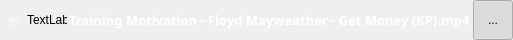
<?xml version="1.0" encoding="UTF-8"?>
<ui version="4.0">
 <class>Form_Layer_Item_Widget</class>
 <widget class="QWidget" name="Form_Layer_Item_Widget">
  <property name="geometry">
   <rect>
    <x>0</x>
    <y>0</y>
    <width>505</width>
    <height>40</height>
   </rect>
  </property>
  <property name="minimumSize">
   <size>
    <width>0</width>
    <height>40</height>
   </size>
  </property>
  <property name="maximumSize">
   <size>
    <width>16777215</width>
    <height>40</height>
   </size>
  </property>
  <property name="windowTitle">
   <string>Form</string>
  </property>
  <layout class="QGridLayout" name="gridLayout">
   <property name="leftMargin">
    <number>0</number>
   </property>
   <property name="topMargin">
    <number>0</number>
   </property>
   <property name="rightMargin">
    <number>0</number>
   </property>
   <property name="bottomMargin">
    <number>0</number>
   </property>
   <property name="spacing">
    <number>0</number>
   </property>
   <item row="0" column="0">
    <widget class="QWidget" name="widget" native="true">
     <layout class="QGridLayout" name="gridLayout_2">
      <property name="leftMargin">
       <number>0</number>
      </property>
      <property name="topMargin">
       <number>0</number>
      </property>
      <property name="rightMargin">
       <number>0</number>
      </property>
      <property name="bottomMargin">
       <number>0</number>
      </property>
      <property name="horizontalSpacing">
       <number>2</number>
      </property>
      <property name="verticalSpacing">
       <number>0</number>
      </property>
      <item row="0" column="2">
       <widget class="QLabel" name="lbl_path">
        <property name="minimumSize">
         <size>
          <width>0</width>
          <height>0</height>
         </size>
        </property>
        <property name="font">
         <font>
          <family>Century Gothic</family>
          <pointsize>10</pointsize>
          <weight>75</weight>
          <bold>true</bold>
         </font>
        </property>
        <property name="styleSheet">
         <string notr="true">color:white;</string>
        </property>
        <property name="text">
         <string>Training Motivation - Floyd Mayweather - Get Money (KP).mp4</string>
        </property>
        <property name="alignment">
         <set>Qt::AlignLeading|Qt::AlignLeft|Qt::AlignVCenter</set>
        </property>
       </widget>
      </item>
      <item row="0" column="1">
       <widget class="CxResizableLabel" name="lbl_preview">
        <property name="minimumSize">
         <size>
          <width>0</width>
          <height>40</height>
         </size>
        </property>
        <property name="maximumSize">
         <size>
          <width>40</width>
          <height>16777215</height>
         </size>
        </property>
        <property name="styleSheet">
         <string notr="true"/>
        </property>
        <property name="text">
         <string>TextLabel</string>
        </property>
       </widget>
      </item>
      <item row="0" column="0">
       <widget class="QLabel" name="lbl_rank">
        <property name="minimumSize">
         <size>
          <width>25</width>
          <height>40</height>
         </size>
        </property>
        <property name="maximumSize">
         <size>
          <width>25</width>
          <height>167777</height>
         </size>
        </property>
        <property name="font">
         <font>
          <family>Comic Sans MS</family>
          <pointsize>10</pointsize>
          <weight>75</weight>
          <bold>true</bold>
         </font>
        </property>
        <property name="styleSheet">
         <string notr="true">color:white;</string>
        </property>
        <property name="text">
         <string>99</string>
        </property>
        <property name="alignment">
         <set>Qt::AlignCenter</set>
        </property>
       </widget>
      </item>
      <item row="0" column="3">
       <widget class="CxFadeButton" name="tb_fade">
        <property name="sizePolicy">
         <sizepolicy hsizetype="Minimum" vsizetype="Minimum">
          <horstretch>0</horstretch>
          <verstretch>0</verstretch>
         </sizepolicy>
        </property>
        <property name="minimumSize">
         <size>
          <width>40</width>
          <height>40</height>
         </size>
        </property>
        <property name="maximumSize">
         <size>
          <width>40</width>
          <height>40</height>
         </size>
        </property>
        <property name="text">
         <string>...</string>
        </property>
        <property name="checkable">
         <bool>true</bool>
        </property>
        <property name="checked">
         <bool>true</bool>
        </property>
       </widget>
      </item>
     </layout>
    </widget>
   </item>
  </layout>
 </widget>
 <customwidgets>
  <customwidget>
   <class>CxResizableLabel</class>
   <extends>QLabel</extends>
   <header>cxresizablelabel.h</header>
  </customwidget>
  <customwidget>
   <class>CxFadeButton</class>
   <extends>QToolButton</extends>
   <header location="global">cxfadebutton.h</header>
  </customwidget>
 </customwidgets>
 <resources>
  <include location="res.qrc"/>
 </resources>
 <connections/>
</ui>
